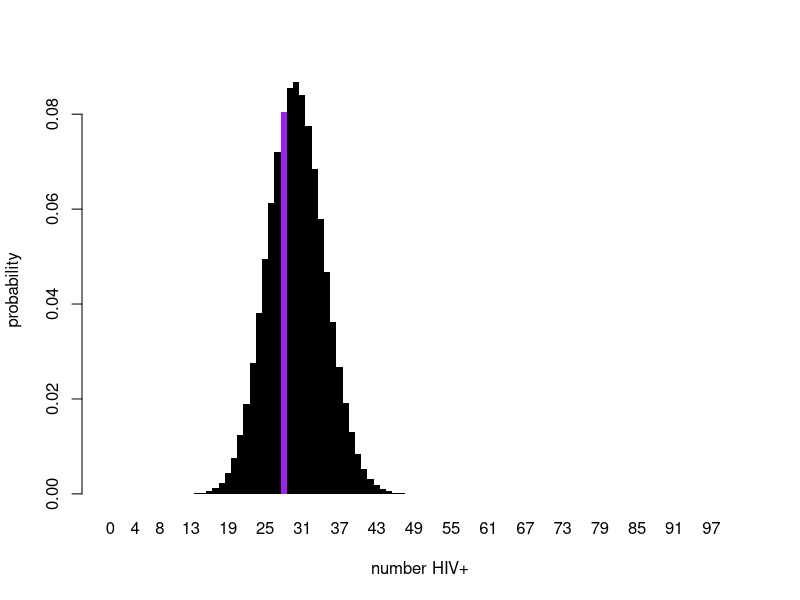
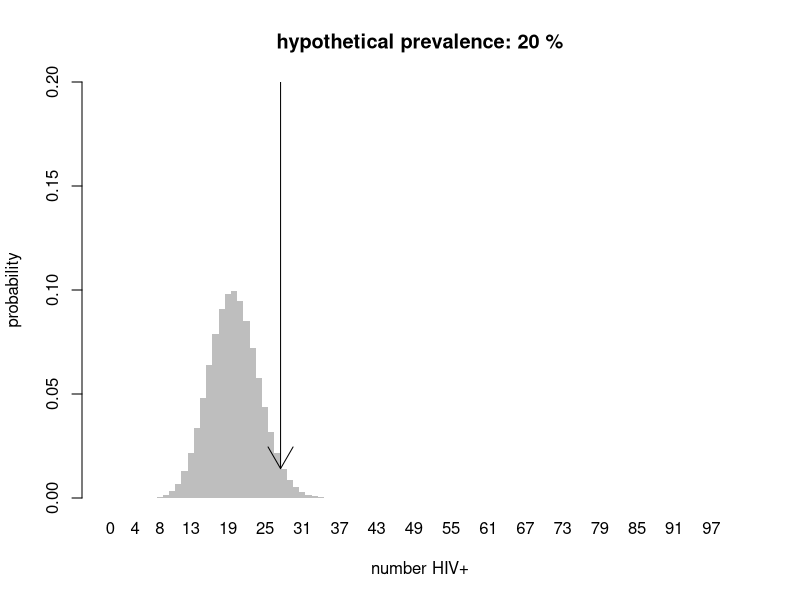
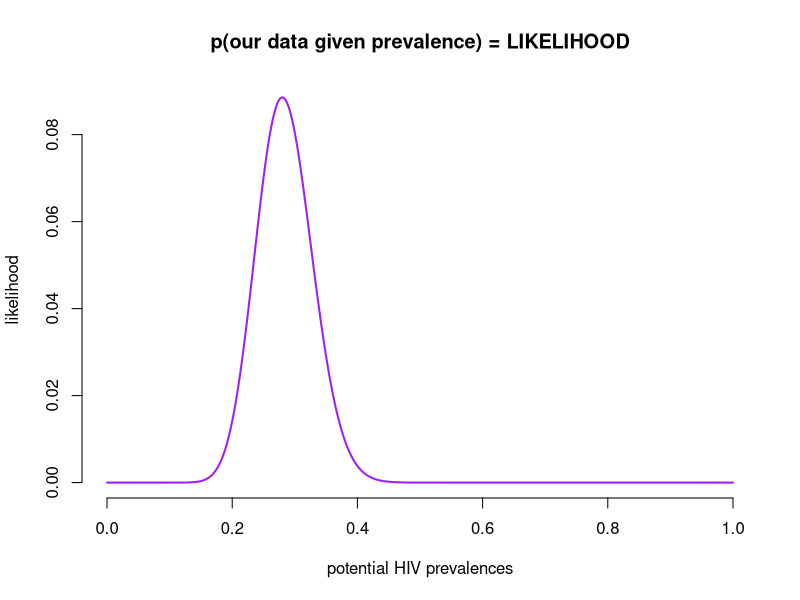
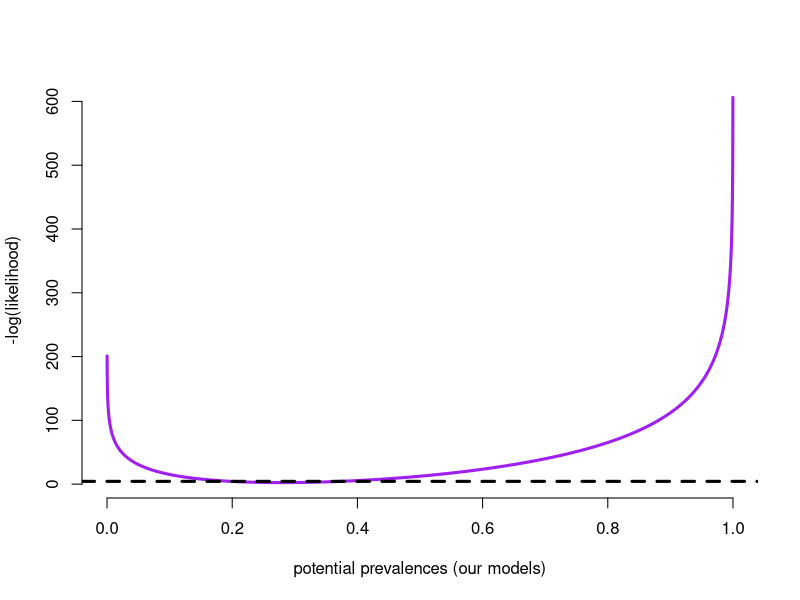
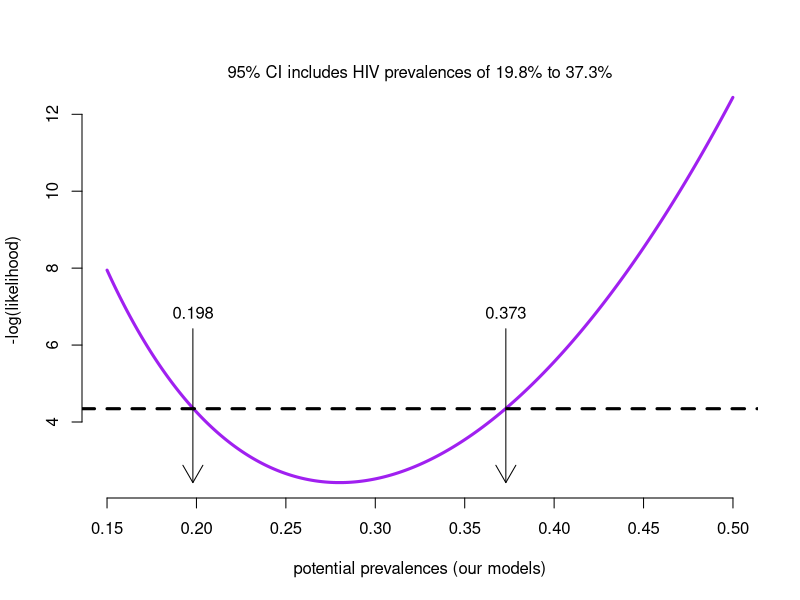
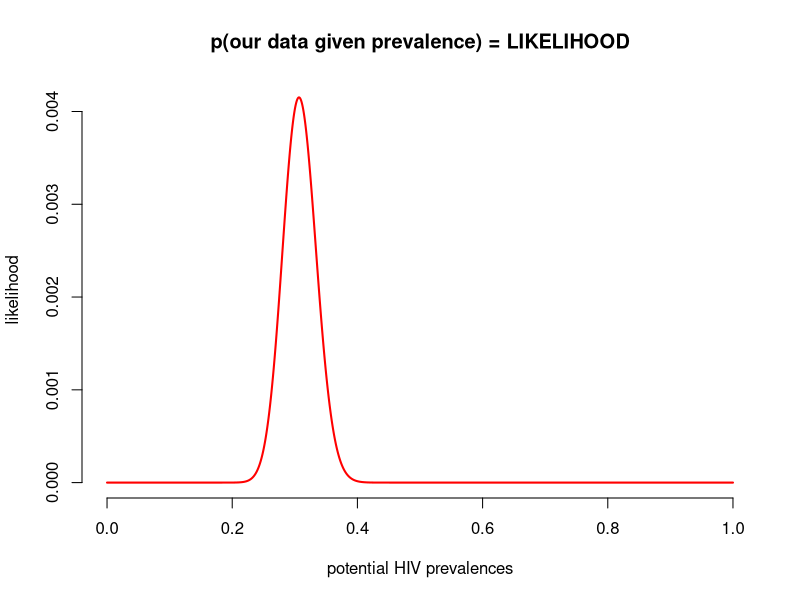
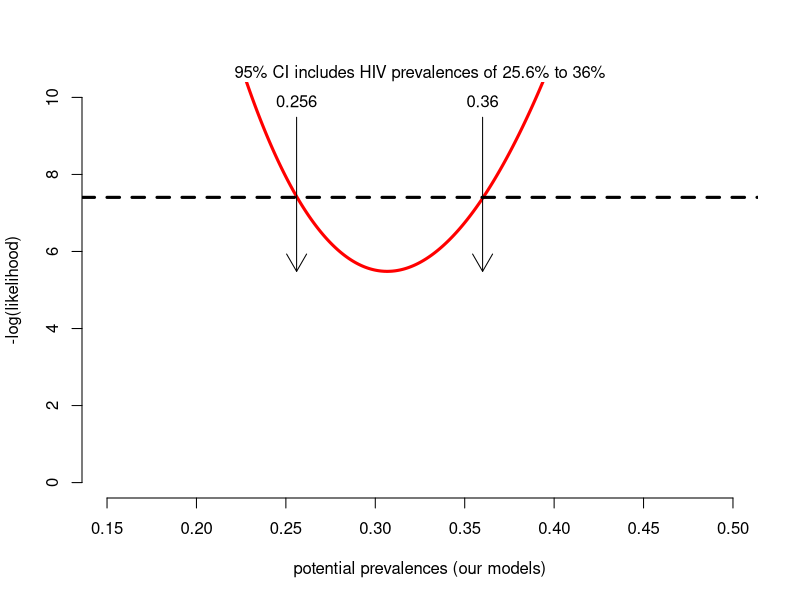

The R script that drew these images, in order:
#####################################################################

## Lab: Introduction to Likelihood

#####################################################################

## Clinic on the Meaningful Modeling of Epidemiological Data
## International Clinics on Infectious Disease Dynamics and Data (ICI3D) Program
## https://www.ici3d.org

## Attribution: Steve Bellan (2009)
##              Cari van Schalkwyk
##              Jonathan Dushoff

## Some Rights Reserved
## CC BY-NC 4.0 (https://creativecommons.org/licenses/by-nc/4.0/)

#####################################################################

## The GOAL of this lab is FIXME:
## By the end of this lab, you should be able to:
##
##  * FIXME:
##  * FIXME:
##  * FIXME:
##
## NOTE: The comments will guide you through the lab but you
## should make sure you understand what the code is doing.  Some
## code may have question marks and cause errors. 
## You should fill these in; often you will find suggestions in the comments

## Before you start, it is a good idea to clear your workspace.
## In rstudio, do this with Session/Restart
## There is also a hotkey, which you should memorize and use frequently
## In plain R, just quit `q()` and then start again

######################################################################

## Section 1: FIXME:

## Imagine we are randomly sampling from a population of people in a town
## of size 1,000,000 and we sample 100 people from that population.
sampleSize <- 100
## We assume that the true HIV prevalence in the whole population 
## is 30%, i.e. 300,000 are HIV positive.
truePrev <- .3

set.seed(3)
samplePos <- rbinom(1, sampleSize, truePrev)

## You can use the above code to sample from this distribution, but
## we'll set it at 28 just so everyone is working on the same example
## for now.
samplePos <- 28                          
samplePrev <- samplePos/sampleSize
samplePrev

## Create a color vector for every possible number of HIV+ people we
## could have found when sampling 100 people (0:100 means 101
## possibilities). Then make the value we chose have a different
## color.
color.vec <- rep("black",sampleSize+1)
color.vec[samplePos+1] <-	"purple"

### Create a histogram of the binomial distribution function with the
### truePrevalence, highlighting the value we sampled.
barplot.obj <- barplot(dbinom(0:sampleSize,size=sampleSize, prob=truePrev),
                       xlab="number HIV+", names.arg=c(0:sampleSize),
                       ylab="probability", col=color.vec, border = NA, space =0)

## A politician is claiming that HIV prevalence is 20%
## Given that we found samplePos
samplePos
## positives, would we accept or reject the hypothesis that the truePrevalence is .2?
potential.prev <- .2

## Calculate the probability of getting every single possible value
## from the binomial distribtion with this hypothesized prevalence.
prob.dist <- dbinom(0:sampleSize, size=sampleSize, prob=potential.prev)
ymax <- .2
color.vec <- rep("grey",sampleSize)

## Plot the binomial distribution for N=100, and p=.2
barplot(prob.dist,
        xlab = "number HIV+",
        names.arg = c(0:sampleSize),
        ylab = "probability",
        col = color.vec ,
        border = NA,
        main = paste("hypothetical prevalence:",potential.prev*100,"%"),
        ylim = c(0,ymax),
        space = 0)

##What is the probability of observing 28/100, under this hypothesised prevalence?
dbinom(samplePos, sampleSize, potential.prev)

arrows(x0 = samplePos , y0=ymax, y1=dbinom(samplePos, sampleSize, potential.prev))

## Now do a classic test:

binom.test(samplePos, sampleSize, potential.prev, alternative = "two.sided")

## Task 1: Explain what we learn from the binom.test
## Focus on the confidence intervals; don't worry about the P value (or about the "guess" (potential.prev)

## Task 2: Repeat the above for two or three different examples 
## with different hypothesized prevalence and/or samplePos
## Explain what you see.

###########################################################################
## Now let's use the Maximum Likelihood approach to construct confidence intervals.
########################################################################### 

## Create a vector of potential prevalences spanning 0-1 with 10000 values
## These are all potential "null hypotheses".
potential.prev.vector <- seq(0,1, length=10000)

## The likelihood of a prevalence is the probability of observing the data given the
## hypothesized prevalence:
## L(prevalence | data) = p(data | prevalence)
likelihoods <- dbinom(samplePos, sampleSize, potential.prev.vector)

plot(potential.prev.vector, likelihoods, col = "purple", type = "l", lwd = 2,
     xlab = "potential HIV prevalences", ylab = "likelihood",
     main = "p(our data given prevalence) = LIKELIHOOD",
     bty = "n")

###################################################################### 
## Let's look at the negative log-likelihood which is what people
## traditionally use because it's usually easier to calculate (though
## for this example R can do all the work computationally quite
## easily).
plot(potential.prev.vector, -log(likelihoods), type = "l", col = "purple", col.main = "white",
     bty = "n", lwd = 3, xlab = "potential prevalences (our models)",
     ylab = "-log(likelihood)",  main = "we usually minimize the -log(likelihood)")

## We can use the Likelihood Ratio Test to calculate confidence intervals. 
## If the logL of a hypothesised prevalence is not within the chi-squared
## alpha=.05 cutoff of the minimum logL, then we do not reject it.
chisq.crit <- qchisq(.95, df = 1)
min.l <- min(-log(likelihoods))
abline(h = min.l + chisq.crit/2, lwd = 3, lty = 2)

######################################################################
## It's hard to see this so let's zoom in on last plot for values of
## the potential prevalence between .15 and .5.

xlim <- c(.15, .5)

zoom.plot.index <- potential.prev.vector>.15 & potential.prev.vector<.5
plot(potential.prev.vector[zoom.plot.index], -log(likelihoods[zoom.plot.index]),
     type = "l", col = "purple", col.main = "white", xlim = xlim,
     bty = "n", lwd = 3, xlab = "potential prevalences (our models)",
     ylab = "-log(likelihood)",  main = "we usually minimize the -log(likelihood)")
chisq.crit <- qchisq(.95, df = 1)
chisq.crit
min.l <- min(-log(likelihoods))
ci.likelihood <- range(potential.prev.vector[-log(likelihoods) < min.l + chisq.crit/2])
abline(h = min.l + chisq.crit/2, lwd = 3, lty = 2)
## add title to the plot
ci.l <- signif(ci.likelihood[1],3)
ci.u <- signif(ci.likelihood[2],3)
mtext(paste("95% CI includes HIV prevalences of ", ci.l*100, "% to ", ci.u*100, "%", sep=""), side = 3, line =0)
arrows(ci.l, min.l + 4, ci.l, min.l, length = .2)
arrows(ci.u, min.l + 4, ci.u, min.l, length = .2)
text(ci.l, min.l + 4, ci.l,cex = 1,pos = 3)
text(ci.u, min.l + 4, ci.u,cex = 1,pos = 3)

## Compare confidence intervals calculated using binom.test() and using the Likelihood
## Ratio Test.
binom.test(samplePos, sampleSize, samplePos/sampleSize, alternative = "two.sided")

ci.likelihood

## Are the results similar?

## Task 3: We do another prevalence survey, sampling 200 people from the same population with a true HIV prevalence of 30%
## We believe that the two samples are independent of each other 
## This time we get 64 positives
samplePos2 <- 64
sampleSize2 <- 200

## The likelihood of a prevalence is the probability of observing the new data given the
## hypothesized prevalence:
likelihoods2 <- dbinom(samplePos2, sampleSize2, potential.prev.vector)

## The total likelihood of a prevalence is the probability of observing both these data points
## given the hypothesized prevalences 
totlikelihood <- likelihoods*likelihoods2
## Note: it's normally better practice to do all computations on the 
## log likelihood scale, so we could have equivalently taken the logs and then
## written totalLogLike <- logLikes + logLikes2
## But here we wanted to stay with total for a while to show a comparison curve

## Let's see what the total likelihood curve looks like:
plot(potential.prev.vector, totlikelihood, col = "red", type = "l", lwd = 2,
     xlab = "potential HIV prevalences", ylab = "likelihood",
     main = "p(our data given prevalence) = LIKELIHOOD",
     bty = "n")

## What are two differences that you notice about this curve? 

## The MLE of prevalence given both sets of data is: 
(samplePos+samplePos2)/(sampleSize+sampleSize2)

## We can derive a confidence interval for this estimate, in a similar way to the above, considering the total likelihood:
plot(potential.prev.vector[zoom.plot.index], -log(totlikelihood[zoom.plot.index]),
     type = "l", col = "red", col.main = "white", xlim = xlim, ylim=c(0,10),
     bty = "n", lwd = 3, xlab = "potential prevalences (our models)",
     ylab = "-log(likelihood)")
min.l <- min(-log(totlikelihood))
ci.likelihood <- range(potential.prev.vector[-log(totlikelihood) < min.l + chisq.crit/2])
abline(h = min.l + chisq.crit/2, lwd = 3, lty = 2)
## add title to the plot
ci.l <- signif(ci.likelihood[1],3)
ci.u <- signif(ci.likelihood[2],3)
mtext(paste("95% CI includes HIV prevalences of ", ci.l*100, "% to ", ci.u*100, "%", sep=""), side = 3, line =0)
arrows(ci.l, min.l + 4, ci.l, min.l, length = .2)
arrows(ci.u, min.l + 4, ci.u, min.l, length = .2)
text(ci.l, min.l + 4, ci.l,cex = 1,pos = 3)
text(ci.u, min.l + 4, ci.u,cex = 1,pos = 3)

## What do you notice about this confidence interval compared to the one sample confidence interval?

## Let us again compare confidence intervals calculated using binom.test() and using the Likelihood
## Ratio Test.
binom.test(samplePos+samplePos2, sampleSize+sampleSize2, (samplePos+samplePos2)/(sampleSize+sampleSize2), alternative = "two.sided")

ci.likelihood

## Are the results similar?

## Task 4: Consider the following questions:

## For this example, do you think it was worth the trouble constructing Likelihood based confidence intervals (CIs)?
## Under what circumstances might you use classical tests for CIs?
## Under what circumstances would likelihood-based tests be better for CIs?
